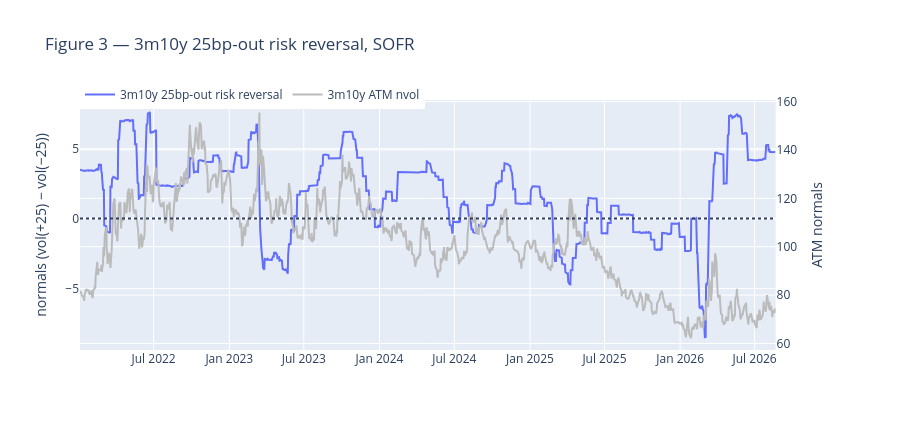

Notebook source saved alongside this figure:
### Markdown cell above
## Figure 3 — the 3m10y 25bp-out risk reversal

The note: *"the flattening of short-dated implied skews observed since December
may indicate a build-up of short positions … Since then skews have continued to
flatten suggesting still stretched shorts."*

The vol store carries **exactly** the ±25bp absolute strike offsets this
figure uses (`skew_measure = NORMALABSOLUTE`), so this is the note's own
quantity rather than an interpolation off a smile model.

### Code cell
_f = make_subplots(specs=[[{"secondary_y": True}]])
_f.add_trace(go.Scatter(x=P.index, y=P["rr_3m10y_bp"],
                        name="3m10y 25bp-out risk reversal"), secondary_y=False)
_f.add_trace(go.Scatter(x=P.index, y=P["atm_3m10y_bp"], name="3m10y ATM nvol",
                        line=dict(color="#bbb")), secondary_y=True)
_f.add_hline(y=0.0, line_dash="dot")
_f.update_yaxes(title_text="normals (vol(+25) − vol(−25))", secondary_y=False)
_f.update_yaxes(title_text="ATM normals", secondary_y=True)
_f.update_layout(title="Figure 3 — 3m10y 25bp-out risk reversal, SOFR",
                 height=430, legend=dict(orientation="h", y=1.08))
_f.show()
print(f"as of {_last.date()}: RR {P['rr_3m10y_bp'].iloc[-1]:+.2f} normals, "
      f"ATM {P['atm_3m10y_bp'].iloc[-1]:.1f}")
print(f"window: mean {P['rr_3m10y_bp'].mean():+.2f}, "
      f"sd {P['rr_3m10y_bp'].std(ddof=1):.2f}, "
      f"min {P['rr_3m10y_bp'].min():+.2f}, max {P['rr_3m10y_bp'].max():+.2f}; "
      f"positive on {100 * (P['rr_3m10y_bp'] > 0).mean():.0f}% of days")

### Figure 1 — Plotly figure (JSON) as saved in the notebook; plotly's stock layout.template omitted (floating-point values rounded to 4 significant figures; data arrays with more than 128 entries replaced by an {"elided": "..."} marker saying what was removed)
{"data": [{"name": "3m10y 25bp-out risk reversal", "type": "scatter", "x": {"elided": "1159 str values"}, "xaxis": "x", "y": {"elided": "1159 float values"}, "yaxis": "y"}, {"line": {"color": "#bbb"}, "name": "3m10y ATM nvol", "type": "scatter", "x": {"elided": "1159 str values"}, "xaxis": "x", "y": {"elided": "1159 float values"}, "yaxis": "y2"}], "layout": {"height": 430, "legend": {"orientation": "h", "y": 1.08}, "shapes": [{"line": {"dash": "dot"}, "type": "line", "x0": 0, "x1": 1, "xref": "x domain", "y0": 0.0, "y1": 0.0, "yref": "y"}], "title": {"text": "Figure 3 — 3m10y 25bp-out risk reversal, SOFR"}, "xaxis": {"anchor": "y", "domain": [0.0, 0.94]}, "yaxis": {"anchor": "x", "domain": [0.0, 1.0], "title": {"text": "normals (vol(+25) − vol(−25))"}}, "yaxis2": {"anchor": "x", "overlaying": "y", "side": "right", "title": {"text": "ATM normals"}}}}
